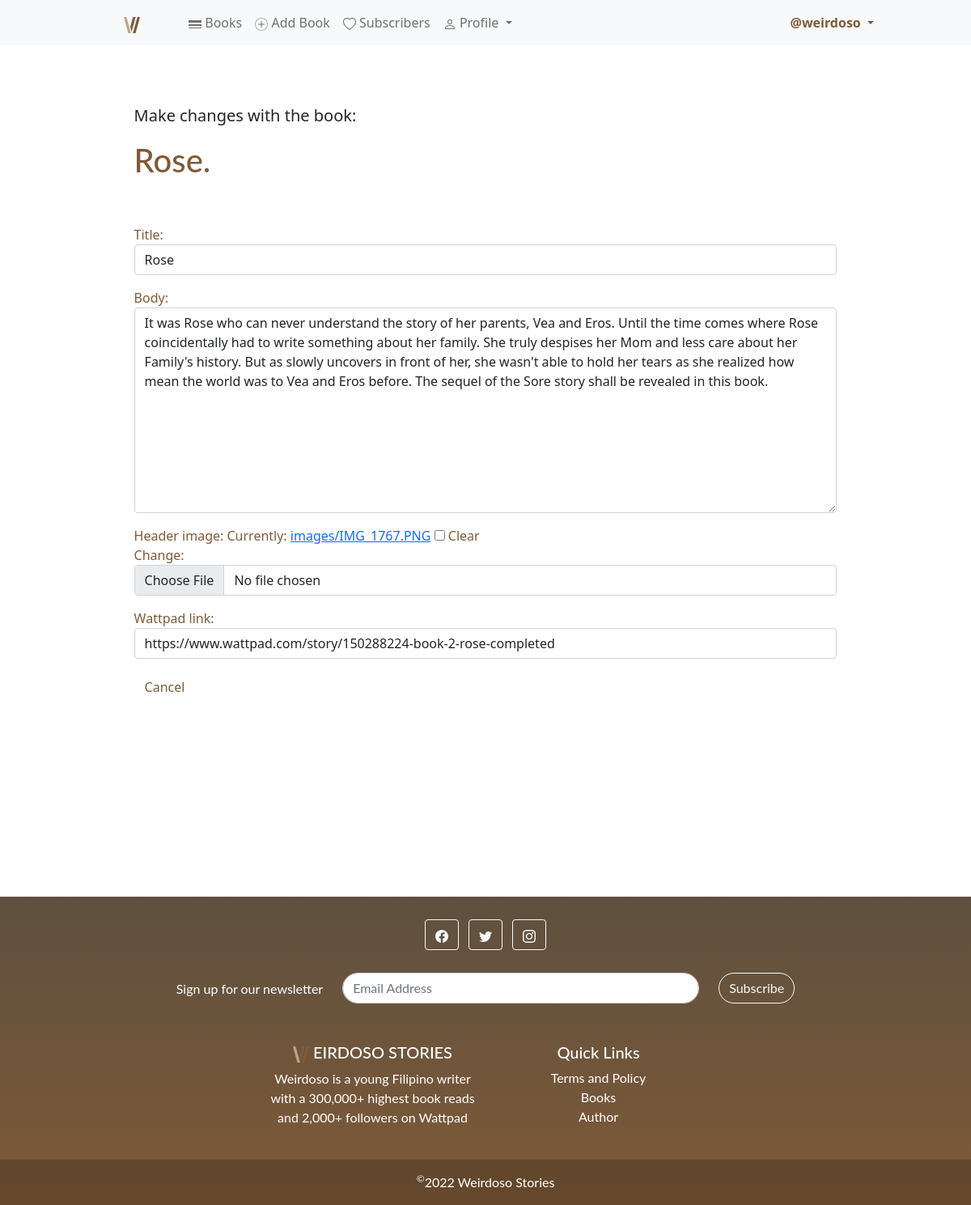
/weirdosostories/book/edit/21 (signed in), run on the app's committed database.
### weirdosostoriesapp/models.py (models this page shows, shortened)
class BookPost(models.Model):
    title = models.CharField(max_length=255)
    header_image = models.ImageField(null=True, blank=True, upload_to="images/")  # Images directory
    author = models.ForeignKey(User, on_delete=models.CASCADE)
    body = models.TextField()
    wattpad_link = models.CharField(max_length=200, null=True, blank=True)
    likes = models.ManyToManyField(User, related_name='book_posts')

### weirdosostoriesapp/views.py (the view)
# urls.py: path('weirdosostories/book/edit/<int:pk>', UpdateBookPostView.as_view(), name='update_bookpost'),
class UpdateBookPostView(UpdateView):
    model = BookPost
    form_class = EditBookForm
    template_name = 'update_bookpost.html'

### weirdosostoriesapp/forms.py
class EditBookForm(forms.ModelForm):
     class Meta:
        model = BookPost
        fields = ('title', 'body', 'header_image', 'wattpad_link')
        widgets = {
            'title': forms.TextInput(attrs={'class': 'form-control'}),
            'body': forms.Textarea(attrs={'class': 'form-control'}),
            'header_image': forms.ClearableFileInput(attrs={'class': 'form-control'}),
            'wattpad_link': forms.TextInput(attrs={'class': 'form-control'})
        }

### weirdosostoriesapp/templates/update_bookpost.html (shortened to what this page needs)
{% extends 'base.html' %}
{% block content %}
{% if user.is_superuser %}
<div class="container" style="max-width:80%; ">
    <br/><br/>
    <p class="lead">Make changes with the book:</p>
    <h1 style="font-family: lato;  color: #7f5a37;">{{ bookpost.title }}.</h1>
    <br/>
    <br/>
    <div class="form-group">
        <form method="POST" enctype="multipart/form-data" style="color:#7f5a37;">
            {{ form.as_p }}
            <a href="{% url 'home' %}" class="btn btn-outline-none"  style="color:#7f5a37; ">Cancel</a>
            <button class="btn" bgcolor="#7f5a37" style="color:white; border-radius: 20px 20px 20px 20px;"">Save Changes</button>
        </form>
        <br/><br/><br/><br/>
    </div>
    {% endif %}
</div>
{% endblock %}

### weirdosostoriesapp/templates/base.html (shortened to what this page needs)
<!doctype html>
<html lang="en" >
<head>
    {% load static %}
    <link href="https://cdn.jsdelivr.net/npm/bootstrap@5.1.3/dist/css/bootstrap.min.css" rel="stylesheet"
>
</head>
<body>
<nav class="navbar navbar-expand-lg navbar-light bg-light">
    <div class="container-fluid">
        <a class="navbar-brand" href="{% url 'home' %}" style="margin-left: 12%; font-family:lato;">
            <img src="{% static 'theweirdosostories/images/Weirdoso Stories Logo.png' %}" height="20" width="20">
        </a>
        <div class="collapse navbar-collapse" id="navbarSupportedContent">
            <ul class="navbar-nav me-auto mb-2 mb-lg-0">
                <li class="nav-item">
                    <a class="nav-link" href="{% url 'home' %}" style="margin-left: 20px;">
                    </a>
                </li>
                {% if user.is_authenticated %}
                <li class="nav-item">
                    <a class="nav-link" href="{% url 'reading_lists' %}">
                        Books
                    </a>
                </li>
                {% if user.is_superuser %}
                <li class="nav-item">
                    <a class="nav-link" href="{% url 'add_bookpost' %}">
                        Add Book
                    </a>
                </li>
                <li class="nav-item">
                    <a class="nav-link" href="{% url 'subscribers' %}">
                        Subscribers
                    </a>
                </li>
                {% endif %}
                <li class="nav-item dropdown">
                    <a class="nav-link dropdown-toggle" href="#" data-bs-toggle="dropdown">
                        Profile
                    </a>
                </li>
            </ul>
            {% endif %}
            {% if user.is_authenticated %}
            <ul class="navbar-nav ml-auto">
                <li class="nav-item dropdown">
                    <a class="nav-link dropdown-toggle" style="margin-right: 100px; color:#7f5a37;" href="#"
                       id="navbarDropdown"
                       role="button" data-bs-toggle="dropdown" aria-expanded="false">
                        <b>
                        @{{ user.username }}
                            </b>
                    </a>
                </li>
            </ul>
            {% endif %}
        </div>
    </div>
</nav>
<br/>
<div class="container">
    {% block content %}
    {% endblock %}
</div>
<br/> <br/> <br/> <br/> <br/> <br/>
<footer bgcolor="#5e503f" style="font-family:lato; color: white;" id="foot">
    <center>
        <div class="container p-4">
            <section class="mb-4">
                <a class="btn btn-outline-light btn-floating m-1"
                   href="https://web.facebook.com/weirdosowattpad/?_rdc=1&_rdr" role="button"
                >
                </a>
                <a class="btn btn-outline-light btn-floating m-1" href="https://www.twitter.com/_weirdoso" role="button"
                >
                </a>
                <a class="btn btn-outline-light btn-floating m-1" href="https://www.instagram.com/_weirdoso"
                   role="button"
                >
                </a>
            </section>
            <section class="">
                <form action="">
                    <div class="row d-flex justify-content-center">
                        <div class="col-auto">
                            <p class="pt-2">
                                Sign up for our newsletter
                            </p>
                        </div>
                        <div class="col-md-5 col-12">
                            <a href="{% url 'add_subscribers' %}" style="text-decoration: none;">
                                <div class="form-outline form-white mb-4">
                                <input type="email" id="form5Example21" class="form-control"
                                       placeholder="Email Address" style="border-radius: 20px 20px 20px 20px;"/>
                                </div>
                            </a>
                        </div>
                        <div class="col-auto">
                            <button type="submit" class="btn btn-outline-light mb-4" style="border-radius: 20px 20px 20px 20px;">
                                Subscribe
                            </button>
                        </div>
                    </div>
                </form>
            </section>
            <section class="">
                <div class="row">
                    <div class="col-lg-3 col-md-6 mb-4 mb-md-0">
                    </div>
                    <div class="col-lg-3 col-md-6 mb-4 mb-md-0">
                        <h5 class="text-uppercase"><img
                                src="{% static 'theweirdosostories/images/Weirdoso Stories Logo.png' %}" height="20"
                                width="20"> EIRDOSO STORIES</h5>
                        <ul class="list-unstyled mb-0">
                            <li>
                                <p> Weirdoso is a young Filipino writer with a 300,000+ highest book reads and 2,000+
                                    followers on Wattpad</p>
                            </li>
                        </ul>
                    </div>
                    <div class="col-lg-3 col-md-6 mb-4 mb-md-0">
                        <h5>Quick Links </h5>
                        <ul class="list-unstyled mb-0">
                            <li>
                                <a href="{% url 'terms' %}" class="text-white" style="text-decoration:none;">Terms and
                                    Policy </a>
                            </li>
                            <li>
                                <a href="{% url 'reading_lists' %}" class="text-white" style="text-decoration:none;">Books</a>
                            </li>
                            <li>
                                <a href="https://heylink.me/joannacamillebutil/" class="text-white" target="_blank"
                                   style="text-decoration:none;">Author</a>
                            </li>
                        </ul>
                    </div>
                </div>
            </section>
        </div>
        <div class="text-center p-3" style="background-color: rgba(0, 0, 0, 0.2);">
            <sup>©</sup>2022 Weirdoso Stories
        </div>
    </center>
</footer>
</body>
</html>

### weirdosostoriesapp/templates/base.html (style rules this page uses)
#foot { background-image: linear-gradient(#5e503f,#7f5a37 ); }

### data on the page
BookPost: title "Rose", body "It was Rose who can never understand the story of her parents, Vea and Eros. Until the time comes where Rose coincidentally had to write something about her family. She truly despises her Mom and less care about her Family's history. But as slowly uncovers in front of her, she wasn't able to hold her tears as she realized how mean the world was to Vea and Eros before. The sequel of the Sore story shall be revealed in this book.", wattpad_link "https://www.wattpad.com/story/150288224-book-2-rose-completed"

### other printed values
{{ user.username }} "weirdoso"
